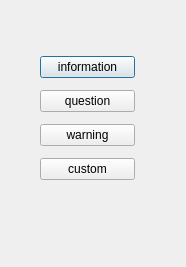
<?xml version="1.0" encoding="UTF-8"?>
<ui version="4.0">
 <class>Dialog</class>
 <widget class="QDialog" name="Dialog">
  <property name="geometry">
   <rect>
    <x>0</x>
    <y>0</y>
    <width>186</width>
    <height>267</height>
   </rect>
  </property>
  <property name="windowTitle">
   <string>Dialog</string>
  </property>
  <widget class="QWidget" name="">
   <property name="geometry">
    <rect>
     <x>40</x>
     <y>50</y>
     <width>95</width>
     <height>139</height>
    </rect>
   </property>
   <layout class="QVBoxLayout" name="verticalLayout">
    <item>
     <widget class="QPushButton" name="pushButton">
      <property name="text">
       <string>information</string>
      </property>
     </widget>
    </item>
    <item>
     <widget class="QPushButton" name="pushButton_2">
      <property name="text">
       <string>question</string>
      </property>
     </widget>
    </item>
    <item>
     <widget class="QPushButton" name="pushButton_3">
      <property name="text">
       <string>warning</string>
      </property>
     </widget>
    </item>
    <item>
     <widget class="QPushButton" name="pushButton_4">
      <property name="text">
       <string>custom</string>
      </property>
     </widget>
    </item>
   </layout>
  </widget>
 </widget>
 <resources/>
 <connections/>
</ui>
